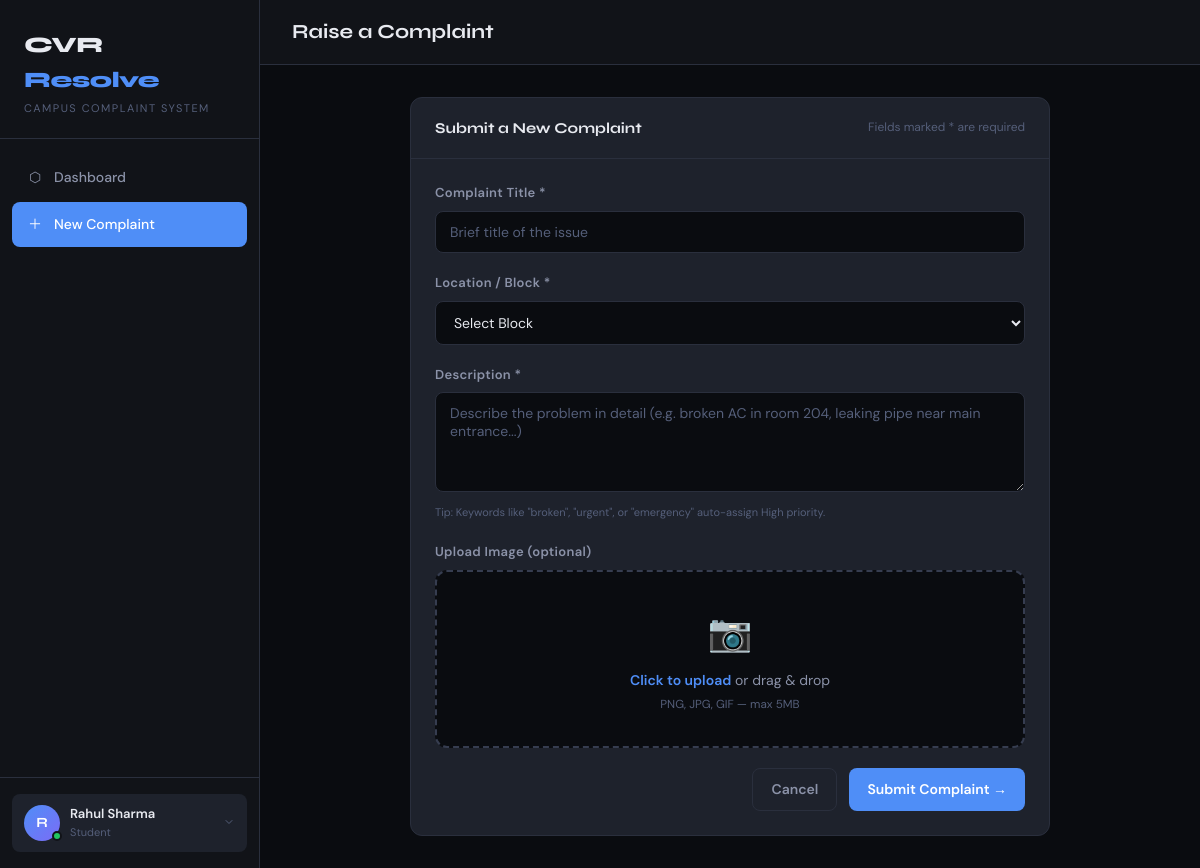
The app's page /student/complaint/new (signed in) with its own data.
### tables this page shows
CREATE TABLE users (
        id INTEGER PRIMARY KEY AUTOINCREMENT,
        username TEXT UNIQUE NOT NULL,
        password TEXT NOT NULL,
        role TEXT NOT NULL,
        name TEXT NOT NULL,
        email TEXT,
        assigned_blocks TEXT DEFAULT '[]',
        created_at TIMESTAMP DEFAULT CURRENT_TIMESTAMP
    );

### app_sqlite.py (the view, shortened to what this page needs)
@app.route('/student/complaint/new', methods=['GET', 'POST'])
@login_required
@role_required('student')
def new_complaint():
    return render_template('new_complaint.html', blocks=BLOCKS)

### app_sqlite.py (called while the page is built)
def get_db():
    conn = sqlite3.connect(DB_PATH)
    conn.row_factory = sqlite3.Row
    return conn

@login_manager.user_loader
def load_user(user_id):
    conn = get_db()
    u = conn.execute("SELECT * FROM users WHERE id=?", (user_id,)).fetchone()
    conn.close()
    if u:
        return User(u['id'], u['username'], u['role'], u['name'], u['email'] or '', u['assigned_blocks'] or '[]')
    return None

def role_required(*roles):
    def decorator(f):
        @wraps(f)
        def wrapper(*args, **kwargs):
            if not current_user.is_authenticated or current_user.role not in roles:
                flash('Access denied.', 'danger')
                return redirect(url_for('dashboard'))
            return f(*args, **kwargs)
        return wrapper
    return decorator

### templates/new_complaint.html (shortened to what this page needs)
{% extends "layout.html" %}
{% block page_title %}Raise a Complaint{% endblock %}
{% block sidebar_links %}
  <a href="{{ url_for('student_dashboard') }}"><span class="icon">⬡</span> Dashboard</a>
  <a href="{{ url_for('new_complaint') }}" class="active"><span class="icon">＋</span> New Complaint</a>
{% endblock %}
{% block content %}
<div style="max-width:640px;margin:0 auto;">
  <div class="card">
    <div class="card-header">
      <span class="card-title">Submit a New Complaint</span>
      <span style="font-size:12px;color:var(--text3);">Fields marked * are required</span>
    </div>
    <div class="card-body">
      <form method="POST" enctype="multipart/form-data">
        <div class="form-group">
          <label>Complaint Title *</label>
          <input type="text" name="title" placeholder="Brief title of the issue" required />
        </div>
        <div class="form-group">
          <label>Location / Block *</label>
          <select name="location" required>
            <option value="" disabled selected>Select Block</option>
          </select>
        </div>
        <div class="form-group">
          <label>Description *</label>
          <textarea name="description" placeholder="Describe the problem in detail (e.g. broken AC in room 204, leaking pipe near main entrance...)" required></textarea>
          <div style="font-size:11px;color:var(--text3);margin-top:5px;">Tip: Keywords like "broken", "urgent", or "emergency" auto-assign High priority.</div>
        </div>
        <div class="form-group">
          <label>Upload Image (optional)</label>
          <div class="upload-zone" id="upload-zone">
            <div class="upload-icon">📷</div>
            <div class="upload-text">
              <span>Click to upload</span> or drag & drop<br>
              <small style="color:var(--text3);">PNG, JPG, GIF — max 5MB</small>
            </div>
          </div>
        </div>
        <div style="display:flex;gap:12px;justify-content:flex-end;margin-top:8px;">
          <a href="{{ url_for('student_dashboard') }}" class="btn btn-ghost">Cancel</a>
          <button type="submit" class="btn btn-primary">Submit Complaint →</button>
        </div>
      </form>
    </div>
  </div>
</div>
{% endblock %}

### templates/layout.html (shortened to what this page needs)
<!DOCTYPE html>
<html lang="en">
<head>
  <link rel="stylesheet" href="{{ url_for('static', filename='css/style.css') }}" />
</head>
<body>
<div class="app-wrapper">
  <aside class="sidebar">
    <div class="sidebar-logo">
      <div class="logo-text">CVR <span>Resolve</span></div>
      <div class="logo-sub">Campus Complaint System</div>
    </div>
    <nav class="sidebar-nav">
      {% block sidebar_links %}{% endblock %}
    </nav>
    <div class="sidebar-footer">
      <div class="sidebar-user" id="profile-trigger">
        <div class="user-avatar-container">
          {% if current_user.pfp_path %}
            <img src="{{ url_for('static', filename='uploads/' + current_user.pfp_path) }}" alt="PFP" class="sidebar-pfp">
          {% else %}
            <div class="user-avatar">{{ current_user.name[0].upper() }}</div>
          {% endif %}
          <div class="status-indicator online"></div>
        </div>
        <div class="user-info">
          <div class="user-name">{{ current_user.name }}</div>
          <div class="user-role">{{ current_user.role|capitalize }}</div>
        </div>
        <div class="profile-chevron">
          <svg width="12" height="12" viewBox="0 0 24 24" fill="none" stroke="currentColor" stroke-width="2" stroke-linecap="round" stroke-linejoin="round"><polyline points="6 9 12 15 18 9"></polyline></svg>
        </div>
      </div>
    </div>
  </aside>
  <div class="main-content">
    <header class="topbar">
      <div style="display:flex;align-items:center;gap:12px;">
        <h1 class="topbar-title">{% block page_title %}Dashboard{% endblock %}</h1>
      </div>
    </header>
    <main class="page-content">
      {% block content %}{% endblock %}
    </main>
  </div>
</div>
</body>
</html>

### records on screen
users: name "R", name "Rahul Sharma", role "Student"
